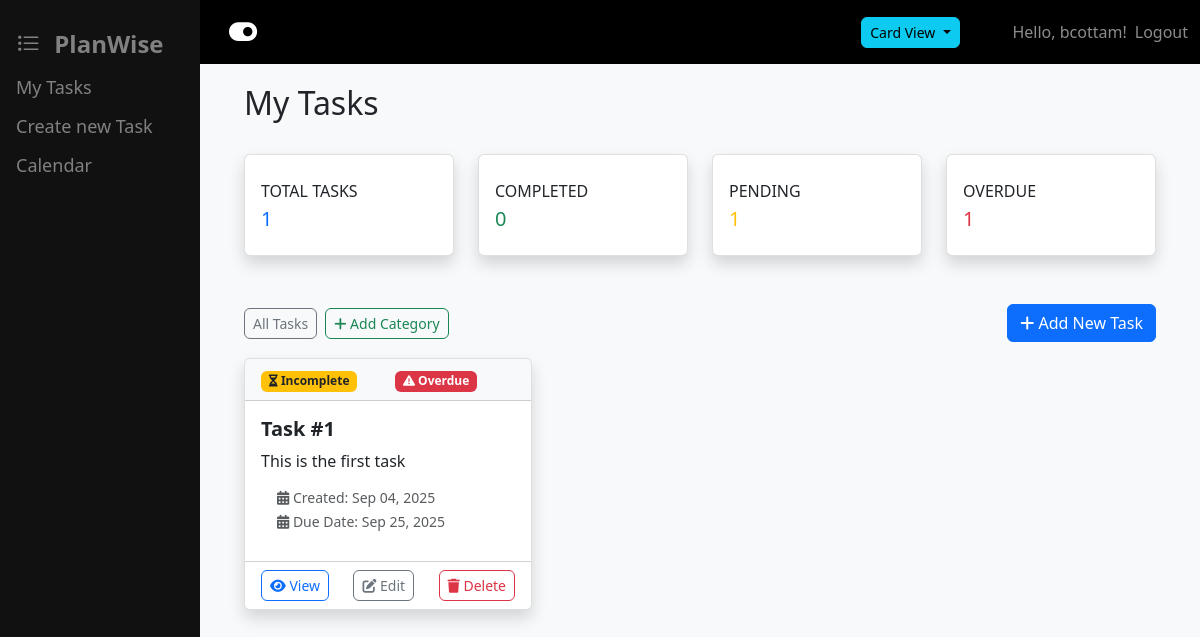
The app's page / (signed in), older data.
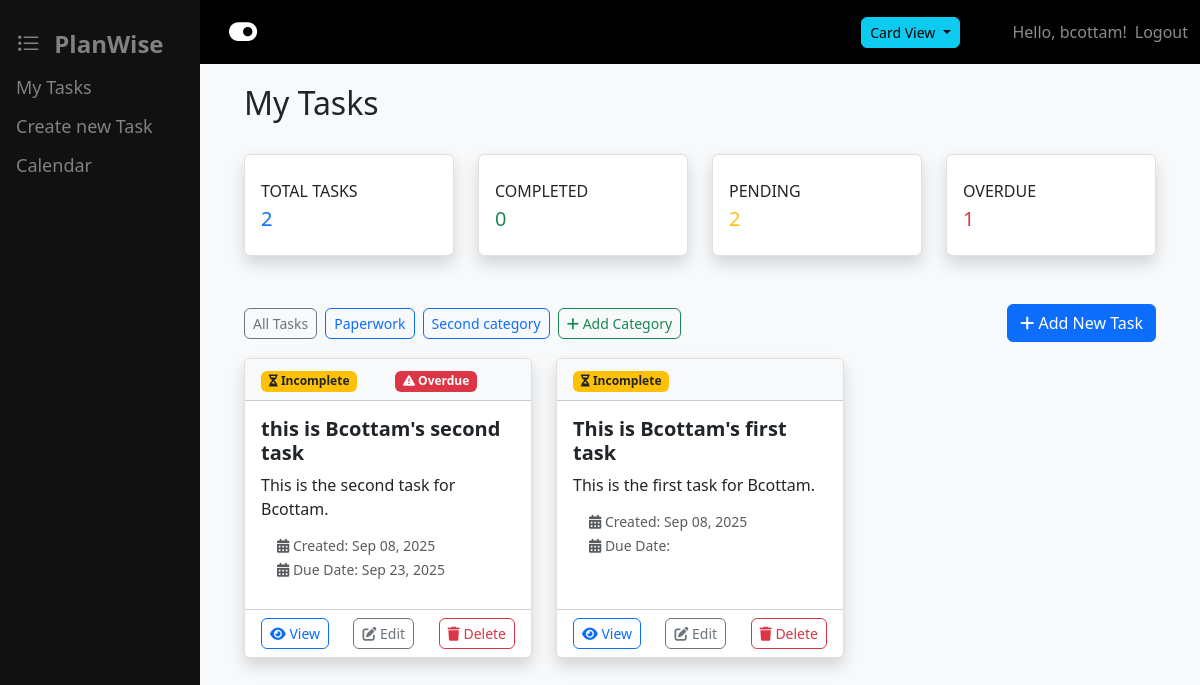
The same page, newer data.
### tasks/models.py (models this page shows, shortened)
class Task(models.Model):
    PRIORITY_CHOICES = [
        ('low', 'Low'),
        ('medium', 'Medium'),
        ('high', 'High'),
    ]
    title = models.CharField(max_length=200)
    description = models.TextField(blank=True)
    due_date = models.DateField(null=True, blank=True)
    category = models.ForeignKey(Category, on_delete=models.PROTECT, null=True, blank=True)
    is_completed = models.BooleanField(default=False)
    created_at = models.DateTimeField(auto_now_add=True)
    updated_at = models.DateTimeField(auto_now=True)
    user = models.ForeignKey(User, on_delete=models.CASCADE)
    class Meta:
        ordering = ['-created_at']

class Category(models.Model):
    user = models.ForeignKey(User, on_delete=models.CASCADE, null=True, blank=True)
    name = models.CharField(max_length=100)
    class Meta:
        verbose_name_plural = "Categories"

### tasks/views.py (the view)
# urls.py: path('', views.TaskListView.as_view(), name='task_list'),
class TaskListView(LoginRequiredMixin, ListView):
    model = Task
    template_name = 'tasks/task_list.html'
    context_object_name = 'tasks'
    def get_queryset(self):
        return Task.objects.filter(user=self.request.user).select_related('category')
    def get_context_data(self, **kwargs):
        context = super().get_context_data(**kwargs)
        tasks_query = self.get_queryset()
        context['total_tasks'] = tasks_query.count()
        context['completed_tasks'] = tasks_query.filter(is_completed=True).count()
        context['pending_tasks'] = tasks_query.filter(is_completed=False).count()
        context['overdue_tasks'] = tasks_query.filter(due_date__lt=timezone.now().date(), is_completed=False).count()
        context['today'] = timezone.now().date()
        context['categories'] = Category.objects.all()
        return context

### tasks/templates/tasks/task_list.html (shortened to what the changed rows need)
{% extends 'base.html' %}
{% block content %}
<div class="container task-list">
    <div class="d-flex justify-content-between align-items-center mb-4">
        <h2>My Tasks</h2>
    </div>
    <div class="row mb-4">
        <div class="col-xl-3 col-md-6 mb-4">
            <div class="card border-left-primary shadow h-100 py-2">
                <div class="card-body">
                    <div class="row no-gutters align-items-center">
                        <div class="col mr-2">
                            <div class="text-xs font-weight-bold text-uppercase mb-1">Total Tasks</div>
                            <div class="h5 mb-0 font-weight-bold text-primary">{{ total_tasks }}</div>
                        </div>
                    </div>
                </div>
            </div>
        </div>
        <div class="col-xl-3 col-md-6 mb-4">
            <div class="card border-left-warning shadow h-100 py-2">
                <div class="card-body">
                    <div class="row no-gutters align-items-center">
                        <div class="col mr-2">
                            <div class="text-xs font-weight-bold  text-uppercase mb-1">Pending</div>
                            <div class="h5 mb-0 font-weight-bold text-warning">{{ pending_tasks }}</div>
                        </div>
                    </div>
                </div>
            </div>
        </div>
    </div>
    <div class="row mb-3">
        <div class="col-md-12 d-flex justify-content-between align-items-center">
            <div class="d-flex flex-wrap gap-2">
                <a href="{% url 'tasks:task_list' %}" class="btn btn-outline-secondary btn-sm">All Tasks</a>
                {% for category in categories %}
                    <a href="{% url 'tasks:tasks_by_category' category.id %}" class="btn btn-outline-primary btn-sm">{{ category.name }}</a>
                {% endfor %}
                <a href="{% url 'tasks:category_create' %}" class="btn btn-outline-success btn-sm">
                    <i class="fas fa-plus"></i> Add Category
                </a>
            </div>
        </div>
    </div>
    {% if tasks %}
    <div id="cardView" class="row">
        {% for task in tasks %}
            <div class="col-md-6 col-lg-4 mb-4">
                <div class="card shadow h-100 {% if task.completed %}border-success{% endif %}">
                    <div class="card-header bg-light d-flex justify-content-between align-items-center">
                        <div class="d-flex align-items-center justify-content-between w-100">
                            <div>
                            {% if task.is_completed %}
                                <span class="badge bg-success"></i> Completed</span>
                            {% else %}
                                <span class="badge bg-warning text-dark"><i class="fas fa-hourglass-half"></i> Incomplete</span>
                            {% endif %}
                            </div>
                            <div>
                                {% if task.due_date < today and not task.is_completed %}
                                    <span class="badge bg-danger"><i class="fas fa-exclamation-triangle"></i> Overdue</span>
                                {% endif %}
                            </div>
                        </div>
                    </div>
                    <div class="card-body">
                        <h5 class="card-title mb-2">
                            {{ task.title }}
                        </h5>
                        <p class="card-text mb-2">{{ task.description|truncatewords:20 }}</p>
                        <ul class="list-group list-group-flush mb-2">
                            <li class="list-group-item py-1">
                                <small class="text-muted"><i class="fas fa-calendar-alt"></i> Created: {{ task.created_at|date:"M d, Y" }}</small>
                                <br>
                                <small class="text-muted"><i class="fas fa-calendar-alt"></i> Due Date: {{ task.due_date |date:"M d, Y" }}</small>
                            </li>
                        </ul>
                    </div>
                    <div class="card-footer bg-white d-flex justify-content-between align-items-center">
                        <a href="{% url 'tasks:task_detail' task.pk %}" class="btn btn-sm btn-outline-primary">
                            <i class="fas fa-eye"></i> View
                        </a>
                        <a href="{% url 'tasks:task_update' task.pk %}" class="btn btn-sm btn-outline-secondary">
                            <i class="fas fa-edit"></i> Edit
                        </a>
                        <form action="{% url 'tasks:task_delete' task.pk %}" method="post" class="d-inline"
                              onsubmit="return confirm('Are you sure you want to delete this task?');">
                            <button type="submit" class="btn btn-sm btn-outline-danger">
                                <i class="fas fa-trash"></i> Delete
                            </button>
                        </form>
                    </div>
                </div>
            </div>
        {% endfor %}
    </div>
    {% endif %}
</div>
{% endblock %}

Row changes from the older to the newer data that the page shows:
removed Task: is_completed False (drawn), title "Task #1", description "This is the first task", created_at "Sep 04, 2025", due_date "Sep 25, 2025"
added Category: name "Paperwork"
added Category: name "Second category"
added Task: is_completed False (drawn), title "this is Bcottam's second task", description "This is the second task for Bcottam.", created_at "Sep 08, 2025", due_date "Sep 23, 2025"
added Task: is_completed False (drawn), title "This is Bcottam's first task", description "This is the first task for Bcottam.", created_at "Sep 08, 2025"
Text that changed along with them:
{{ total_tasks }}: "1" → "2"
{{ pending_tasks }}: "1" → "2"
